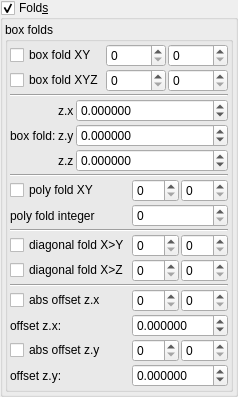
    <widget class="MyGroupBox" name="groupCheck_transf_function_enabled_false">
     <property name="toolTip">
      <string/>
     </property>
     <property name="title">
      <string>Fold&amp;s</string>
     </property>
     <property name="checkable">
      <bool>true</bool>
     </property>
     <layout class="QVBoxLayout" name="verticalLayout_33" stretch="0">
      <property name="spacing">
       <number>2</number>
      </property>
      <property name="leftMargin">
       <number>2</number>
      </property>
      <property name="topMargin">
       <number>2</number>
      </property>
      <property name="rightMargin">
       <number>2</number>
      </property>
      <property name="bottomMargin">
       <number>2</number>
      </property>
      <item>
       <widget class="QGroupBox" name="groupBox_2">
        <property name="title">
         <string>box folds</string>
        </property>
        <layout class="QVBoxLayout" name="verticalLayout_4" stretch="0,0,0">
         <property name="spacing">
          <number>2</number>
         </property>
         <property name="leftMargin">
          <number>2</number>
         </property>
         <property name="topMargin">
          <number>2</number>
         </property>
         <property name="rightMargin">
          <number>2</number>
         </property>
         <property name="bottomMargin">
          <number>2</number>
         </property>
         <item>
          <layout class="QGridLayout" name="gridLayout_15" rowstretch="0,0,0" columnstretch="0,1,1">
           <property name="spacing">
            <number>2</number>
           </property>
           <item row="2" column="0" colspan="3">
            <widget class="Line" name="line_5">
             <property name="orientation">
              <enum>Qt::Horizontal</enum>
             </property>
            </widget>
           </item>
           <item row="0" column="0">
            <widget class="MyCheckBox" name="checkBox_transf_function_enabledA_false">
             <property name="text">
              <string notr="true">box fold XY</string>
             </property>
            </widget>
           </item>
           <item row="0" column="2">
            <widget class="MySpinBox" name="spinboxInt_transf_stop_iterations_A">
             <property name="enabled">
              <bool>true</bool>
             </property>
             <property name="sizePolicy">
              <sizepolicy hsizetype="Minimum" vsizetype="Maximum">
               <horstretch>0</horstretch>
               <verstretch>0</verstretch>
              </sizepolicy>
             </property>
             <property name="maximum">
              <number>999</number>
             </property>
            </widget>
           </item>
           <item row="0" column="1">
            <widget class="MySpinBox" name="spinboxInt_transf_start_iterations_A">
             <property name="enabled">
              <bool>true</bool>
             </property>
             <property name="sizePolicy">
              <sizepolicy hsizetype="Minimum" vsizetype="Maximum">
               <horstretch>0</horstretch>
               <verstretch>0</verstretch>
              </sizepolicy>
             </property>
             <property name="maximum">
              <number>999</number>
             </property>
            </widget>
           </item>
           <item row="1" column="0">
            <widget class="MyCheckBox" name="checkBox_transf_function_enabledB_false">
             <property name="text">
              <string notr="true">box fold XYZ</string>
             </property>
            </widget>
           </item>
           <item row="1" column="2">
            <widget class="MySpinBox" name="spinboxInt_transf_stop_iterations_B">
             <property name="enabled">
              <bool>true</bool>
             </property>
             <property name="sizePolicy">
              <sizepolicy hsizetype="Minimum" vsizetype="Maximum">
               <horstretch>0</horstretch>
               <verstretch>0</verstretch>
              </sizepolicy>
             </property>
             <property name="maximum">
              <number>999</number>
             </property>
            </widget>
           </item>
           <item row="1" column="1">
            <widget class="MySpinBox" name="spinboxInt_transf_start_iterations_B">
             <property name="enabled">
              <bool>true</bool>
             </property>
             <property name="sizePolicy">
              <sizepolicy hsizetype="Minimum" vsizetype="Maximum">
               <horstretch>0</horstretch>
               <verstretch>0</verstretch>
              </sizepolicy>
             </property>
             <property name="maximum">
              <number>999</number>
             </property>
            </widget>
           </item>
          </layout>
         </item>
         <item>
          <layout class="QGridLayout" name="gridLayout_20" columnstretch="0,0,1">
           <property name="spacing">
            <number>2</number>
           </property>
           <item row="2" column="1">
            <widget class="QLabel" name="label_131">
             <property name="text">
              <string notr="true">z.z</string>
             </property>
            </widget>
           </item>
           <item row="1" column="1">
            <widget class="QLabel" name="label_132">
             <property name="text">
              <string notr="true">z.y</string>
             </property>
            </widget>
           </item>
           <item row="0" column="1">
            <widget class="QLabel" name="label_133">
             <property name="text">
              <string notr="true">z.x</string>
             </property>
            </widget>
           </item>
           <item row="1" column="0">
            <widget class="QLabel" name="label_113">
             <property name="text">
              <string>box fold:</string>
             </property>
            </widget>
           </item>
           <item row="0" column="2">
            <widget class="MyDoubleSpinBox" name="spinbox3_transf_addition_constantA_111_x">
             <property name="sizePolicy">
              <sizepolicy hsizetype="Minimum" vsizetype="Maximum">
               <horstretch>0</horstretch>
               <verstretch>0</verstretch>
              </sizepolicy>
             </property>
             <property name="prefix">
              <string/>
             </property>
             <property name="suffix">
              <string/>
             </property>
             <property name="decimals">
              <number>6</number>
             </property>
             <property name="minimum">
              <double>-99.989999999999995</double>
             </property>
             <property name="maximum">
              <double>99.989999999999995</double>
             </property>
             <property name="singleStep">
              <double>0.100000000000000</double>
             </property>
            </widget>
           </item>
           <item row="1" column="2">
            <widget class="MyDoubleSpinBox" name="spinbox3_transf_addition_constantA_111_y">
             <property name="sizePolicy">
              <sizepolicy hsizetype="Minimum" vsizetype="Maximum">
               <horstretch>0</horstretch>
               <verstretch>0</verstretch>
              </sizepolicy>
             </property>
             <property name="prefix">
              <string/>
             </property>
             <property name="suffix">
              <string/>
             </property>
             <property name="decimals">
              <number>6</number>
             </property>
             <property name="minimum">
              <double>-99.989999999999995</double>
             </property>
             <property name="maximum">
              <double>99.989999999999995</double>
             </property>
             <property name="singleStep">
              <double>0.100000000000000</double>
             </property>
            </widget>
           </item>
           <item row="2" column="2">
            <widget class="MyDoubleSpinBox" name="spinbox3_transf_addition_constantA_111_z">
             <property name="sizePolicy">
              <sizepolicy hsizetype="Minimum" vsizetype="Maximum">
               <horstretch>0</horstretch>
               <verstretch>0</verstretch>
              </sizepolicy>
             </property>
             <property name="prefix">
              <string/>
             </property>
             <property name="suffix">
              <string/>
             </property>
             <property name="decimals">
              <number>6</number>
             </property>
             <property name="minimum">
              <double>-99.989999999999995</double>
             </property>
             <property name="maximum">
              <double>99.989999999999995</double>
             </property>
             <property name="singleStep">
              <double>0.100000000000000</double>
             </property>
            </widget>
           </item>
          </layout>
         </item>
         <item>
          <layout class="QGridLayout" name="gridLayout_10" columnstretch="0,1,1">
           <property name="spacing">
            <number>2</number>
           </property>
           <item row="12" column="1" colspan="2">
            <widget class="MyDoubleSpinBox" name="spinbox_transf_offsetD_0">
             <property name="enabled">
              <bool>true</bool>
             </property>
             <property name="sizePolicy">
              <sizepolicy hsizetype="Minimum" vsizetype="Maximum">
               <horstretch>0</horstretch>
               <verstretch>0</verstretch>
              </sizepolicy>
             </property>
             <property name="prefix">
              <string/>
             </property>
             <property name="suffix">
              <string/>
             </property>
             <property name="decimals">
              <number>6</number>
             </property>
             <property name="minimum">
              <double>-99.989999999999995</double>
             </property>
             <property name="maximum">
              <double>99.989999999999995</double>
             </property>
             <property name="singleStep">
              <double>0.100000000000000</double>
             </property>
            </widget>
           </item>
           <item row="11" column="2">
            <widget class="MySpinBox" name="spinboxInt_transf_stop_iterations_D">
             <property name="enabled">
              <bool>true</bool>
             </property>
             <property name="sizePolicy">
              <sizepolicy hsizetype="Minimum" vsizetype="Maximum">
               <horstretch>0</horstretch>
               <verstretch>0</verstretch>
              </sizepolicy>
             </property>
             <property name="maximum">
              <number>999</number>
             </property>
            </widget>
           </item>
           <item row="11" column="0">
            <widget class="MyCheckBox" name="checkBox_transf_function_enabledD_false">
             <property name="text">
              <string notr="true">abs offset z.y</string>
             </property>
            </widget>
           </item>
           <item row="12" column="0">
            <widget class="QLabel" name="label_38">
             <property name="text">
              <string>offset z.y:</string>
             </property>
            </widget>
           </item>
           <item row="9" column="1">
            <widget class="MySpinBox" name="spinboxInt_transf_start_iterations_C">
             <property name="enabled">
              <bool>true</bool>
             </property>
             <property name="sizePolicy">
              <sizepolicy hsizetype="Minimum" vsizetype="Maximum">
               <horstretch>0</horstretch>
               <verstretch>0</verstretch>
              </sizepolicy>
             </property>
             <property name="maximum">
              <number>999</number>
             </property>
            </widget>
           </item>
           <item row="9" column="2">
            <widget class="MySpinBox" name="spinboxInt_transf_stop_iterations_C">
             <property name="enabled">
              <bool>true</bool>
             </property>
             <property name="sizePolicy">
              <sizepolicy hsizetype="Minimum" vsizetype="Maximum">
               <horstretch>0</horstretch>
               <verstretch>0</verstretch>
              </sizepolicy>
             </property>
             <property name="maximum">
              <number>999</number>
             </property>
            </widget>
           </item>
           <item row="2" column="0" colspan="3">
            <widget class="Line" name="line_3">
             <property name="orientation">
              <enum>Qt::Horizontal</enum>
             </property>
            </widget>
           </item>
           <item row="6" column="0">
            <widget class="MyCheckBox" name="checkBox_transf_function_enabledCx_false">
             <property name="text">
              <string notr="true">diagonal fold X&gt;Y</string>
             </property>
            </widget>
           </item>
           <item row="7" column="0">
            <widget class="MyCheckBox" name="checkBox_transf_function_enabledCy_false">
             <property name="text">
              <string notr="true">diagonal fold X&gt;Z</string>
             </property>
            </widget>
           </item>
           <item row="7" column="1">
            <widget class="MySpinBox" name="spinboxInt_transf_start_iterations_Cy">
             <property name="enabled">
              <bool>true</bool>
             </property>
             <property name="sizePolicy">
              <sizepolicy hsizetype="Minimum" vsizetype="Maximum">
               <horstretch>0</horstretch>
               <verstretch>0</verstretch>
              </sizepolicy>
             </property>
             <property name="maximum">
              <number>999</number>
             </property>
            </widget>
           </item>
           <item row="4" column="0">
            <widget class="QLabel" name="label_45">
             <property name="text">
              <string>poly fold integer</string>
             </property>
            </widget>
           </item>
           <item row="7" column="2">
            <widget class="MySpinBox" name="spinboxInt_transf_stop_iterations_Cy">
             <property name="enabled">
              <bool>true</bool>
             </property>
             <property name="sizePolicy">
              <sizepolicy hsizetype="Minimum" vsizetype="Maximum">
               <horstretch>0</horstretch>
               <verstretch>0</verstretch>
              </sizepolicy>
             </property>
             <property name="maximum">
              <number>999</number>
             </property>
            </widget>
           </item>
           <item row="6" column="1">
            <widget class="MySpinBox" name="spinboxInt_transf_start_iterations_Cx">
             <property name="enabled">
              <bool>true</bool>
             </property>
             <property name="sizePolicy">
              <sizepolicy hsizetype="Minimum" vsizetype="Maximum">
               <horstretch>0</horstretch>
               <verstretch>0</verstretch>
              </sizepolicy>
             </property>
             <property name="maximum">
              <number>999</number>
             </property>
            </widget>
           </item>
           <item row="4" column="1" colspan="2">
            <widget class="MySpinBox" name="spinboxInt_transf_int_6">
             <property name="enabled">
              <bool>true</bool>
             </property>
             <property name="sizePolicy">
              <sizepolicy hsizetype="Minimum" vsizetype="Maximum">
               <horstretch>0</horstretch>
               <verstretch>0</verstretch>
              </sizepolicy>
             </property>
             <property name="maximum">
              <number>999</number>
             </property>
            </widget>
           </item>
           <item row="6" column="2">
            <widget class="MySpinBox" name="spinboxInt_transf_stop_iterations_Cx">
             <property name="enabled">
              <bool>true</bool>
             </property>
             <property name="sizePolicy">
              <sizepolicy hsizetype="Minimum" vsizetype="Maximum">
               <horstretch>0</horstretch>
               <verstretch>0</verstretch>
              </sizepolicy>
             </property>
             <property name="maximum">
              <number>999</number>
             </property>
            </widget>
           </item>
           <item row="3" column="2">
            <widget class="MySpinBox" name="spinboxInt_transf_stop_iterations_P">
             <property name="enabled">
              <bool>true</bool>
             </property>
             <property name="sizePolicy">
              <sizepolicy hsizetype="Minimum" vsizetype="Maximum">
               <horstretch>0</horstretch>
               <verstretch>0</verstretch>
              </sizepolicy>
             </property>
             <property name="maximum">
              <number>999</number>
             </property>
            </widget>
           </item>
           <item row="3" column="1">
            <widget class="MySpinBox" name="spinboxInt_transf_start_iterations_P">
             <property name="enabled">
              <bool>true</bool>
             </property>
             <property name="sizePolicy">
              <sizepolicy hsizetype="Minimum" vsizetype="Maximum">
               <horstretch>0</horstretch>
               <verstretch>0</verstretch>
              </sizepolicy>
             </property>
             <property name="maximum">
              <number>999</number>
             </property>
            </widget>
           </item>
           <item row="9" column="0">
            <widget class="MyCheckBox" name="checkBox_transf_function_enabledC_false">
             <property name="text">
              <string notr="true">abs offset z.x</string>
             </property>
            </widget>
           </item>
           <item row="5" column="0" colspan="3">
            <widget class="Line" name="line_4">
             <property name="orientation">
              <enum>Qt::Horizontal</enum>
             </property>
            </widget>
           </item>
           <item row="3" column="0">
            <widget class="MyCheckBox" name="checkBox_transf_function_enabledP_false">
             <property name="font">
              <font>
               <weight>50</weight>
               <bold>false</bold>
              </font>
             </property>
             <property name="text">
              <string>poly fold XY</string>
             </property>
            </widget>
           </item>
           <item row="11" column="1">
            <widget class="MySpinBox" name="spinboxInt_transf_start_iterations_D">
             <property name="enabled">
              <bool>true</bool>
             </property>
             <property name="sizePolicy">
              <sizepolicy hsizetype="Minimum" vsizetype="Maximum">
               <horstretch>0</horstretch>
               <verstretch>0</verstretch>
              </sizepolicy>
             </property>
             <property name="maximum">
              <number>999</number>
             </property>
            </widget>
           </item>
           <item row="10" column="1" colspan="2">
            <widget class="MyDoubleSpinBox" name="spinbox_transf_offsetC_0">
             <property name="enabled">
              <bool>true</bool>
             </property>
             <property name="sizePolicy">
              <sizepolicy hsizetype="Minimum" vsizetype="Maximum">
               <horstretch>0</horstretch>
               <verstretch>0</verstretch>
              </sizepolicy>
             </property>
             <property name="prefix">
              <string/>
             </property>
             <property name="suffix">
              <string/>
             </property>
             <property name="decimals">
              <number>6</number>
             </property>
             <property name="minimum">
              <double>-99.989999999999995</double>
             </property>
             <property name="maximum">
              <double>99.989999999999995</double>
             </property>
             <property name="singleStep">
              <double>0.100000000000000</double>
             </property>
            </widget>
           </item>
           <item row="10" column="0">
            <widget class="QLabel" name="label_43">
             <property name="text">
              <string>offset z.x:</string>
             </property>
            </widget>
           </item>
           <item row="8" column="0" colspan="3">
            <widget class="Line" name="line">
             <property name="orientation">
              <enum>Qt::Horizontal</enum>
             </property>
            </widget>
           </item>
          </layout>
         </item>
        </layout>
       </widget>
      </item>
     </layout>
    </widget>
